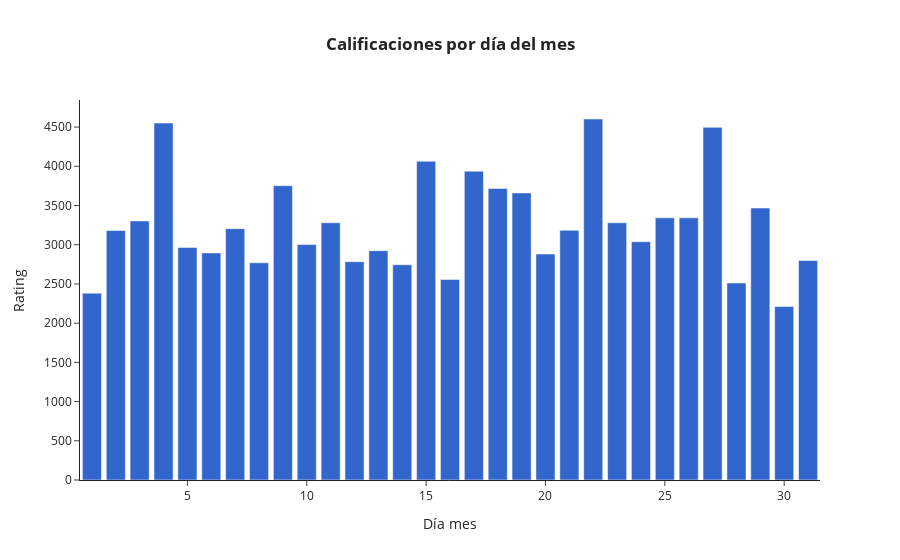

Notebook source saved alongside this figure:
### Code cell
base = movie_ratings.groupby(['Day'])[['rating']].count().sort_values('rating', ascending = False).reset_index()

# crear gráfica
fig = px.bar(base, x = 'Day', y='rating',
             title= '<b>Calificaciones por día del mes<b>',
             color_discrete_sequence=px.colors.qualitative.G10)

# agregar detalles a la gráfica
fig.update_layout(
    xaxis_title = 'Día mes',
    yaxis_title = 'Rating',
    template = 'simple_white',
    title_x = 0.5)

fig.show()

### Figure 1 — Plotly figure (JSON) as saved in the notebook; plotly's stock layout.template omitted (floating-point values rounded to 4 significant figures)
{"data": [{"alignmentgroup": "True", "hovertemplate": "Day=%{x}<br>rating=%{y}<extra></extra>", "legendgroup": "", "marker": {"color": "#3366CC", "pattern": {"shape": ""}}, "name": "", "offsetgroup": "", "orientation": "v", "showlegend": false, "textposition": "auto", "type": "bar", "x": [22, 4, 27, 15, 17, 9, 18, 19, 29, 25, 26, 3, 11, 23, 7, 21, 2, 24, 10, 5, 13, 6, 20, 31, 12, 8, 14, 16, 28, 1, 30], "xaxis": "x", "y": [4603, 4551, 4497, 4064, 3938, 3753, 3718, 3661, 3468, 3343, 3343, 3304, 3280, 3280, 3205, 3184, 3181, 3038, 3002, 2964, 2924, 2895, 2881, 2798, 2784, 2770, 2745, 2557, 2511, 2382, 2212], "yaxis": "y"}], "layout": {"barmode": "relative", "legend": {"tracegroupgap": 0}, "title": {"text": "<b>Calificaciones por día del mes<b>", "x": 0.5}, "xaxis": {"anchor": "y", "domain": [0, 1], "title": {"text": "Día mes"}}, "yaxis": {"anchor": "x", "domain": [0, 1], "title": {"text": "Rating"}}}}
